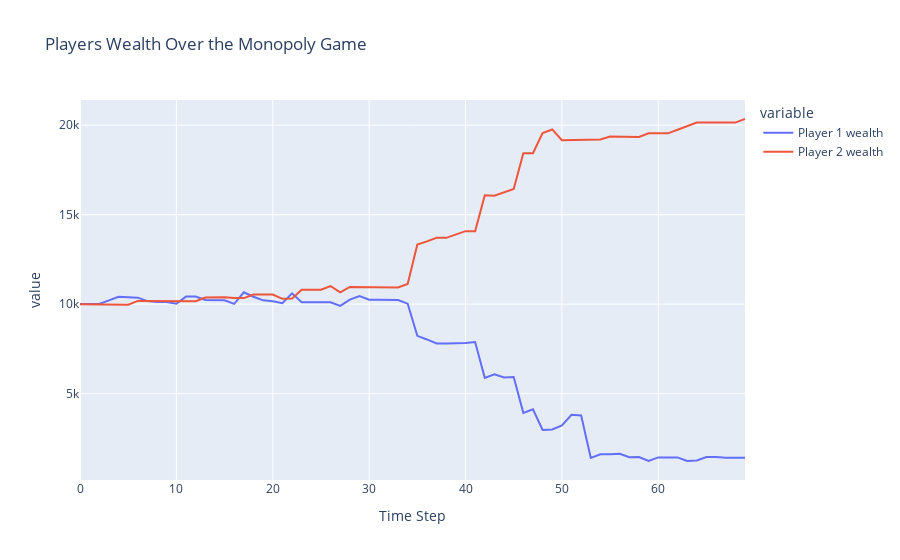

Here is the notebook cell this chart was saved with:
### Code cell
i = 0

while player1.bankrupt == False and player2.bankrupt == False and i < 10000:
    i += 1

    board.take_turn(player1)
    player1_wealth.append(player1.wealth())
    board.take_turn(player2)
    player2_wealth.append(player2.wealth())
        

print(f'The game lasted {i} rounds.')

df = pd.DataFrame({'Time Step': range(len(player1_wealth)), 'Player 1 wealth': player1_wealth, 'Player 2 wealth': player2_wealth})
fig = px.line(df, x='Time Step', y=['Player 1 wealth', 'Player 2 wealth'], title='Players Wealth Over the Monopoly Game')
fig.show()

### Figure 1 — Plotly figure (JSON) as saved in the notebook; plotly's stock layout.template omitted (floating-point values rounded to 4 significant figures)
{"data": [{"hovertemplate": "variable=Player 1 wealth<br>Time Step=%{x}<br>value=%{y}<extra></extra>", "legendgroup": "Player 1 wealth", "line": {"color": "#636efa", "dash": "solid"}, "marker": {"symbol": "circle"}, "mode": "lines", "name": "Player 1 wealth", "orientation": "v", "showlegend": true, "type": "scatter", "x": [0, 1, 2, 3, 4, 5, 6, 7, 8, 9, 10, 11, 12, 13, 14, 15, 16, 17, 18, 19, 20, 21, 22, 23, 24, 25, 26, 27, 28, 29, 30, 31, 32, 33, 34, 35, 36, 37, 38, 39, 40, 41, 42, 43, 44, 45, 46, 47, 48, 49, 50, 51, 52, 53, 54, 55, 56, 57, 58, 59, 60, 61, 62, 63, 64, 65, 66, 67, 68, 69], "xaxis": "x", "y": [10010, 10010, 10010, 10210, 10410, 10386, 10364, 10170, 10120, 10120, 10020, 10420, 10426, 10234, 10234, 10212, 10012, 10662, 10412, 10212, 10162, 10052, 10602, 10102, 10102, 10102, 10102, 9902, 10252, 10452, 10252, 10252, 10252, 10228, 10028, 8228, 8028, 7806, 7806, 7806, 7832, 7882, 5882, 6082, 5900, 5926, 3926, 4126, 2976, 3002, 3222, 3822, 3784, 1409, 1609, 1609, 1645, 1445, 1463, 1238, 1438, 1438, 1438, 1238, 1263, 1463, 1463, 1413, 1413, 1413], "yaxis": "y"}, {"hovertemplate": "variable=Player 2 wealth<br>Time Step=%{x}<br>value=%{y}<extra></extra>", "legendgroup": "Player 2 wealth", "line": {"color": "#EF553B", "dash": "solid"}, "marker": {"symbol": "circle"}, "mode": "lines", "name": "Player 2 wealth", "orientation": "v", "showlegend": true, "type": "scatter", "x": [0, 1, 2, 3, 4, 5, 6, 7, 8, 9, 10, 11, 12, 13, 14, 15, 16, 17, 18, 19, 20, 21, 22, 23, 24, 25, 26, 27, 28, 29, 30, 31, 32, 33, 34, 35, 36, 37, 38, 39, 40, 41, 42, 43, 44, 45, 46, 47, 48, 49, 50, 51, 52, 53, 54, 55, 56, 57, 58, 59, 60, 61, 62, 63, 64, 65, 66, 67, 68, 69], "xaxis": "x", "y": [9990, 9990, 9990, 9990, 9964, 9964, 10180, 10180, 10180, 10180, 10180, 10174, 10166, 10366, 10366, 10388, 10338, 10338, 10538, 10538, 10538, 10298, 10308, 10808, 10808, 10808, 11008, 10658, 10958, 10958, 10958, 10958, 10958, 10932, 11132, 13332, 13504, 13704, 13704, 13878, 14078, 14078, 16078, 16060, 16234, 16434, 18434, 18434, 19558, 19758, 19158, 19158, 19196, 19196, 19196, 19360, 19360, 19342, 19342, 19542, 19542, 19542, 19742, 19942, 20142, 20142, 20142, 20142, 20142, 20342], "yaxis": "y"}], "layout": {"legend": {"title": {"text": "variable"}, "tracegroupgap": 0}, "title": {"text": "Players Wealth Over the Monopoly Game"}, "xaxis": {"anchor": "y", "domain": [0, 1], "title": {"text": "Time Step"}}, "yaxis": {"anchor": "x", "domain": [0, 1], "title": {"text": "value"}}}}
